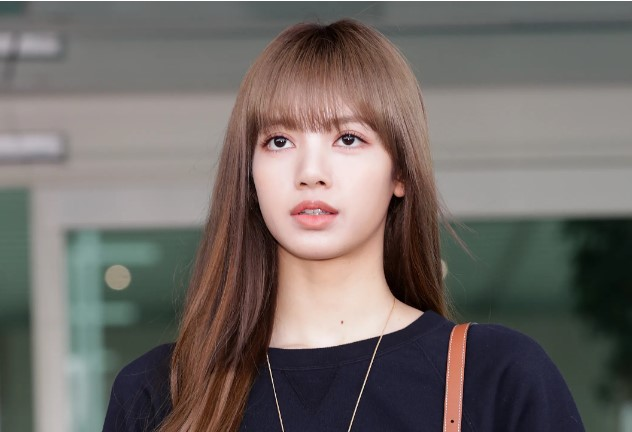
#> input picture chapter 6/img1.jpg, 632 x 432 px
$ python -i StreamlitFace.py   (imports and definitions only)
#> lines starting #> are read from the running program, lines starting #| are printed output that depends on the picture; after the words box and inside, x2 and y2 are one past the last pixel; in counts of white or black regions, pixels touching at a corner belong together
#> further down, picture is the input picture: PIL image 632x432 RGB; mean R, G, B 112.7, 105.9, 102.2
#Example 6.18 Face Detection web app with Streamlit
#pip install --upgrade protobuf
#pip install streamlit

import streamlit as st
import cv2
from PIL import Image
import numpy as np

face_cascade = cv2.CascadeClassifier('haarcascade_frontalface_default.xml')


def detect_faces(our_image):
	new_img = np.array(our_image.convert('RGB'))
	img = cv2.cvtColor(new_img,1)
	gray = cv2.cvtColor(new_img, cv2.COLOR_BGR2GRAY)
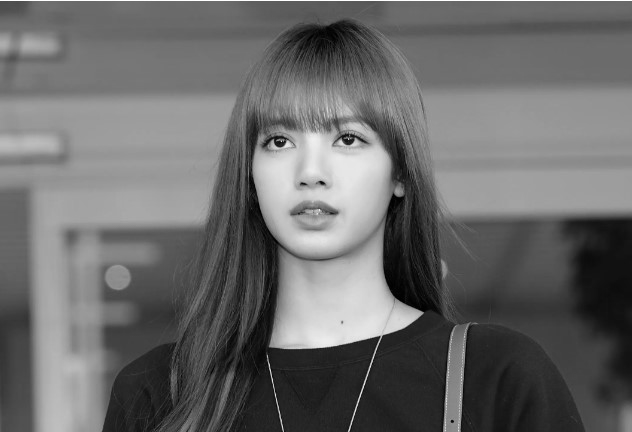
#> gray: shape (432, 632); min 0, max 255, mean 105.6
	# Detect faces
	faces = face_cascade.detectMultiScale(gray, 1.1, 4)
#> faces = [[24, 189, 132, 132], [224, 69, 184, 184]]
	# Draw rectangle around the faces
	for (x, y, w, h) in faces:
	    cv2.rectangle(img, (x, y), (x+w, y+h), (255, 0, 0), 2)
#> this loop made 2 passes
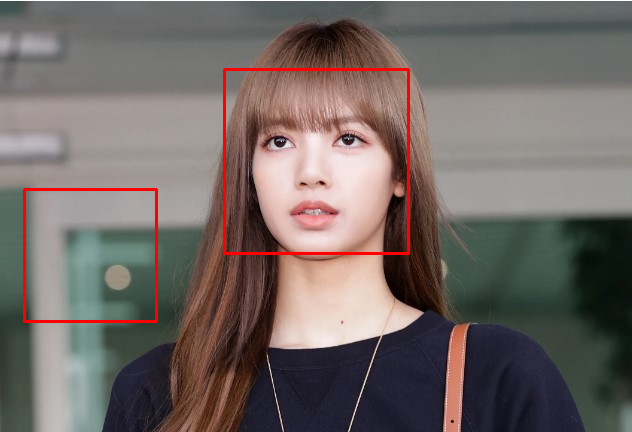
#> img: shape (432, 632, 3); 1.39% of pixels changed, all inside (x1, y1, x2, y2) = (23, 68, 410, 323)
	return img,faces

def main():
	st.title("Face Detection")
	st.text("Built with Streamlit and OpenCV")

	image_file = st.file_uploader("Upload Image",type=['jpg','jpeg','png','gif'])

	if image_file is not None:
	    our_image = Image.open(image_file)
	    st.text("Original Image")
	    st.image(our_image)

	if st.button("Detect Faces"):
	    result_img,result_faces = detect_faces(our_image)
	    st.image(result_img)
	    st.success("Found {} faces".format(len(result_faces)))

# [2 lines not run here, left out]

>>> from PIL import Image
>>> picture = Image.open('img1.jpg')
>>> result = detect_faces(picture)

$ run again, on chapter 6/img2.jpg
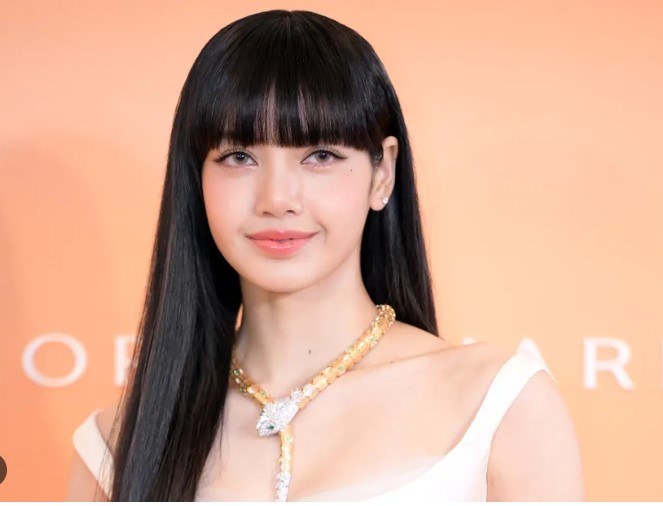
#> input picture chapter 6/img2.jpg, 663 x 506 px
#> picture is the input picture: PIL image 663x506 RGB; mean R, G, B 209.5, 166.8, 145.3
#> in detect_faces, `gray = cv2.cvtColor(new_img, cv2.COLOR_BGR2GRAY)`:
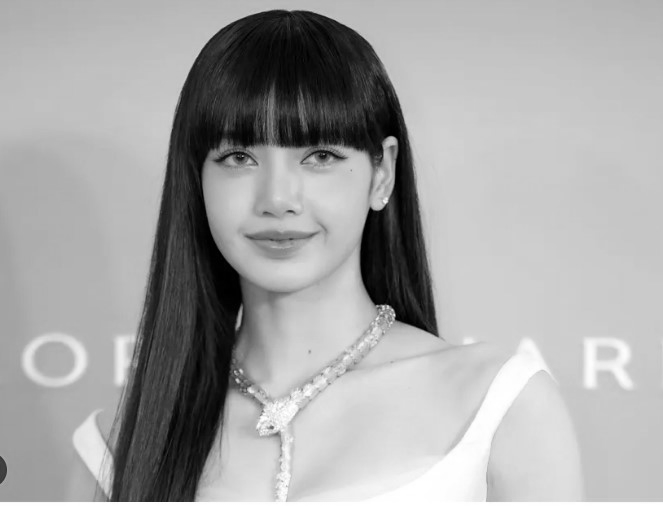
#> gray: shape (506, 663); min 0, max 255, mean 165.3
#> faces = [[168, 67, 225, 225]]
#> the loop in detect_faces, `for (x, y, w, h) in faces:` made 1 pass
#> after the loop in detect_faces, `for (x, y, w, h) in faces:`:
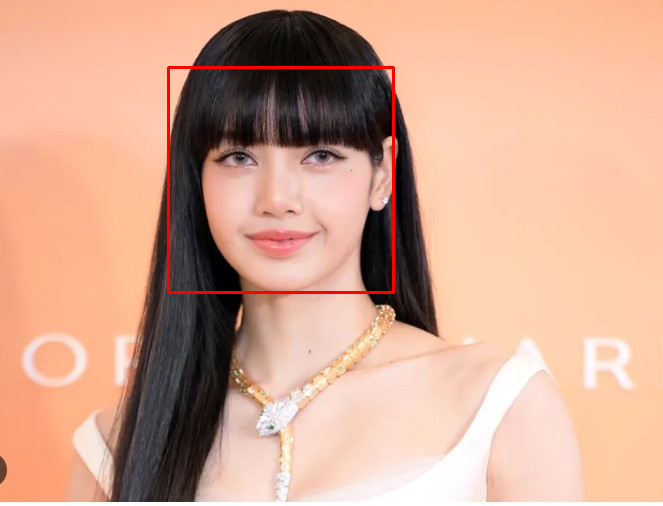
#> img: shape (506, 663, 3); 0.8% of pixels changed, all inside (x1, y1, x2, y2) = (167, 66, 395, 294)

$ run again, on chapter 6/img3.jpg
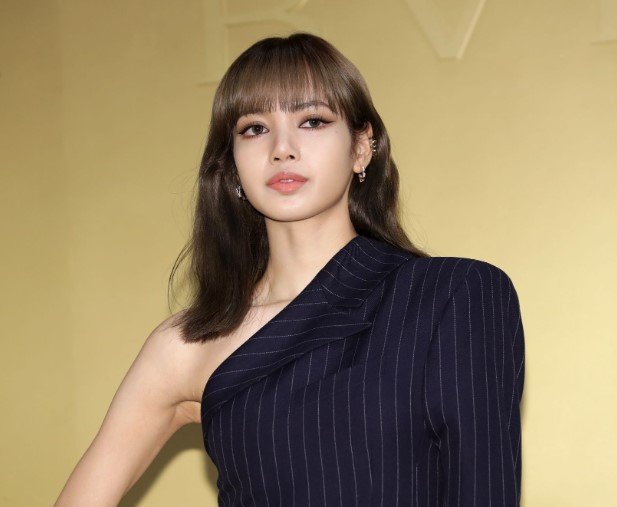
#> input picture chapter 6/img3.jpg, 617 x 507 px
#> picture is the input picture: PIL image 617x507 RGB; mean R, G, B 150.1, 132.2, 100.1
#> in detect_faces, `gray = cv2.cvtColor(new_img, cv2.COLOR_BGR2GRAY)`:
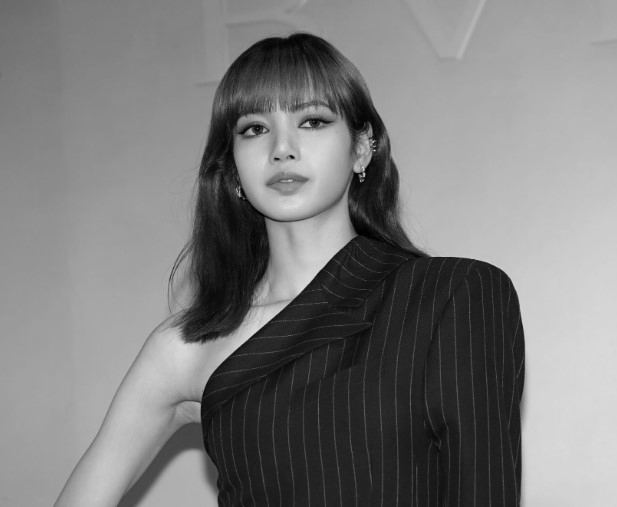
#> gray: shape (507, 617); min 0, max 223, mean 124.6
#> faces = [[210, 67, 152, 152]]
#> the loop in detect_faces, `for (x, y, w, h) in faces:` made 1 pass
#> after the loop in detect_faces, `for (x, y, w, h) in faces:`:
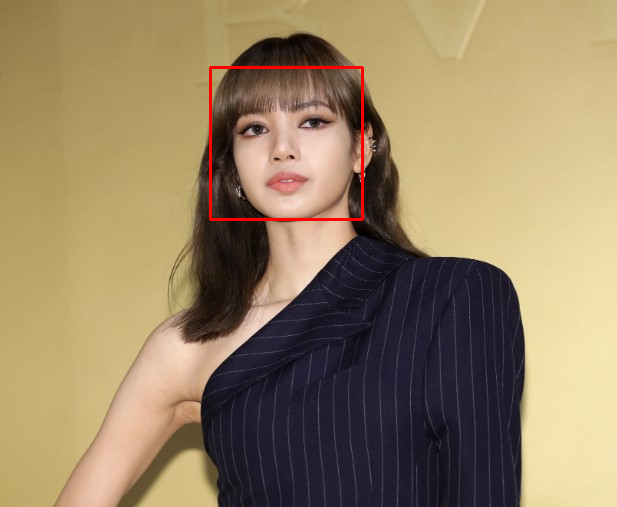
#> img: shape (507, 617, 3); 0.58% of pixels changed, all inside (x1, y1, x2, y2) = (209, 66, 364, 221)

$ run again, on chapter 6/face2.jpg
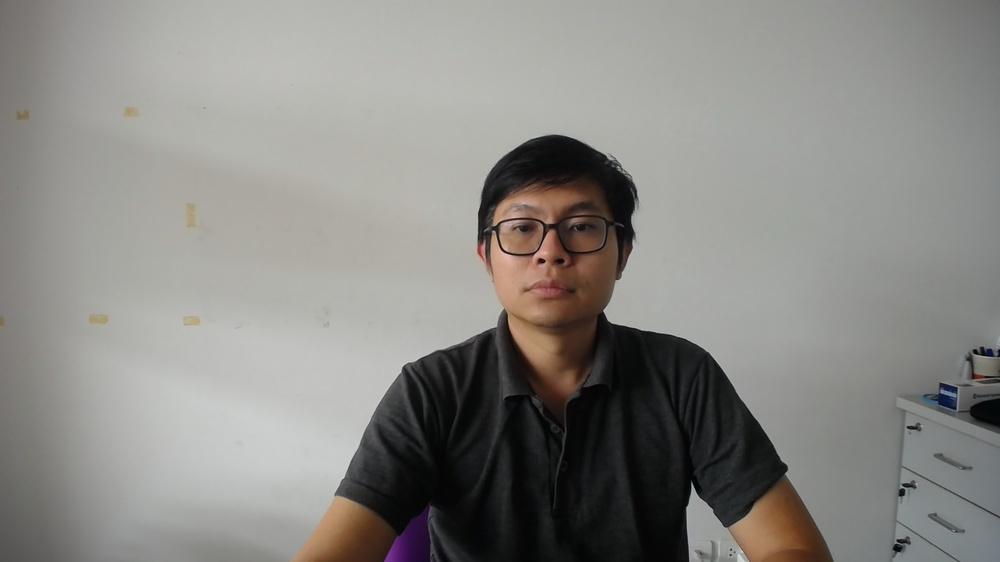
#> input picture chapter 6/face2.jpg, 1000 x 562 px, shrunk from 1920 x 1080 before the run
#> picture is the input picture: PIL image 1000x562 RGB; mean R, G, B 137.5, 136.2, 132.2
#> in detect_faces, `gray = cv2.cvtColor(new_img, cv2.COLOR_BGR2GRAY)`:
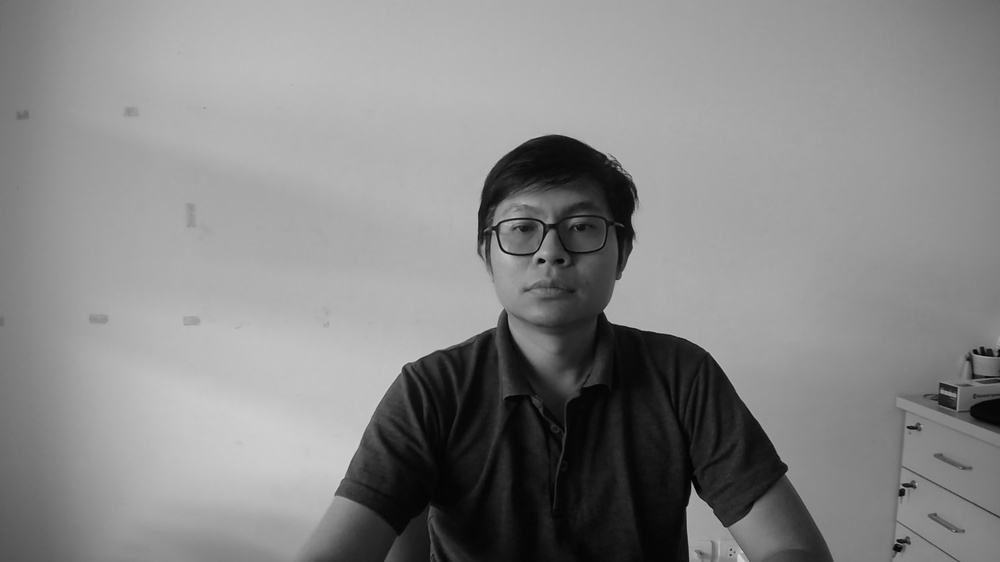
#> gray: shape (562, 1000); min 0, max 217, mean 135
#> faces = [[476, 173, 155, 155]]
#> the loop in detect_faces, `for (x, y, w, h) in faces:` made 1 pass
#> after the loop in detect_faces, `for (x, y, w, h) in faces:`:
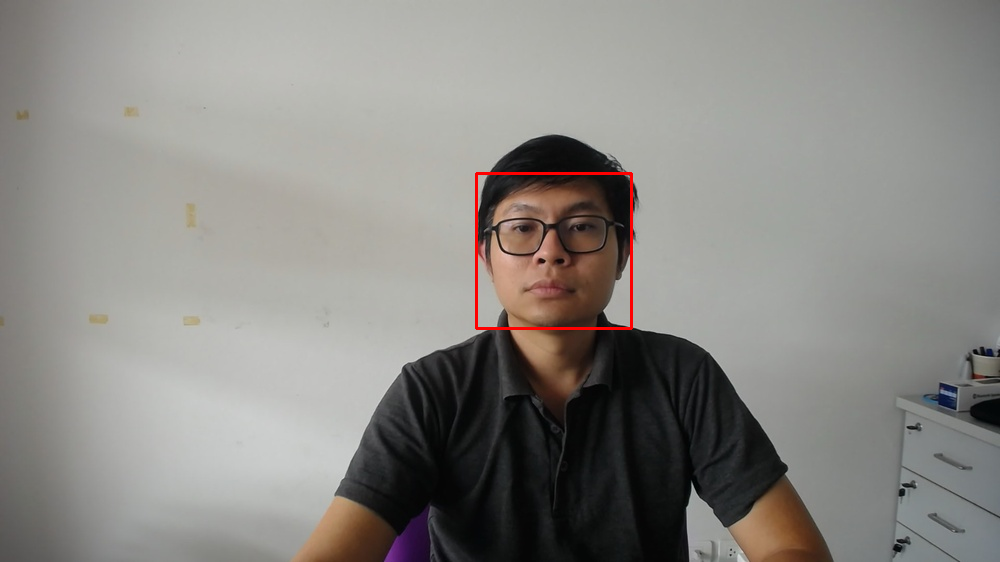
#> img: shape (562, 1000, 3); 0.33% of pixels changed, all inside (x1, y1, x2, y2) = (475, 172, 633, 330)
